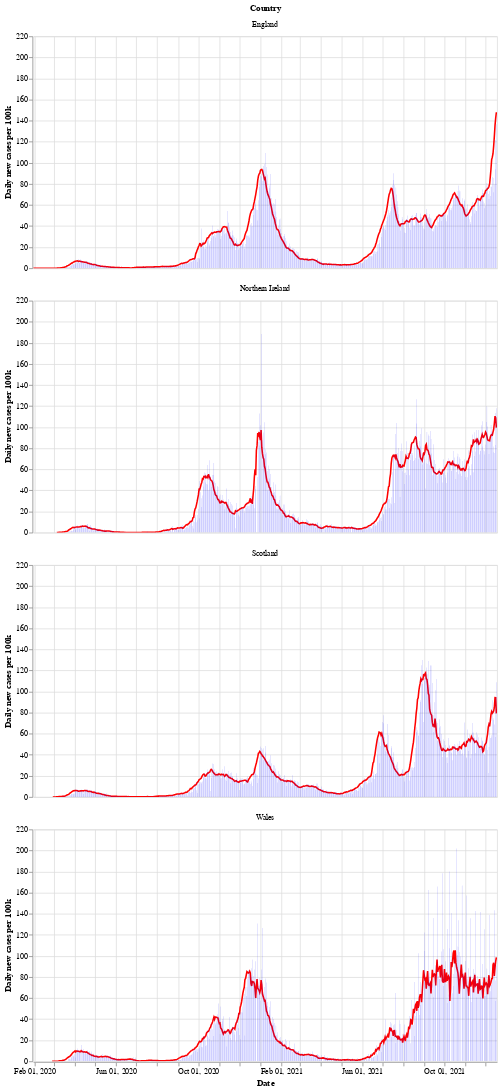

Notebook source saved alongside this figure:
### Markdown cell above
Next is a bar chart of the number of new cases in each country (per 100k population), with the 7 day moving average of cases. Again we see that Wales saw a longer period of raising and falling cases compared to the other countries.

After a period of cases falling, each nation is now seeing a rise in the number of cases - especially in Wales.

### Code cell
# collapse
bars = alt.Chart(uk_cases).mark_bar().encode(
    x=alt.X("yearmonthdate(date):T", axis=alt.Axis(title='Date')),
    y=alt.Y("newCasesRate:Q", axis=alt.Axis(title='Daily new cases per 100k')),
    tooltip='newCasesRate',
    color=alt.condition(
        alt.datum.dailyChange > 0,
        alt.value("orange"),  # The positive color
        alt.value("blue")  # The negative color
    )
).properties(title='New cases per 100k population with rolling 7 day average', width=600).interactive()
line = alt.Chart(uk_cases).mark_line(
    color='red',
    size=2,
).transform_window(
    rolling_mean='mean(newCasesRate)',
    frame=[0, 7],
    groupby=['areaName']
).encode(
    x='yearmonthdate(date):T',
    y='rolling_mean:Q'
)
alt.layer(line, bars, data=uk_cases).facet(alt.Row('areaName', title='Country'), columns=1)

### Figure 1 — Vega-Lite specification as saved in the notebook (floating-point values rounded to 4 significant figures; data arrays with more than 128 entries replaced by an {"elided": "..."} marker saying what was removed)
{"config": {"view": {"continuousWidth": 400, "continuousHeight": 300}}, "data": {"name": "data-63d23c1ace75921ea2a1370c6f3dccaf"}, "facet": {"type": "nominal", "field": "areaName", "title": "Country"}, "spec": {"layer": [{"mark": {"type": "line", "color": "red", "size": 2}, "encoding": {"x": {"type": "temporal", "field": "date", "timeUnit": "yearmonthdate"}, "y": {"type": "quantitative", "field": "rolling_mean"}}, "transform": [{"window": [{"op": "mean", "field": "newCasesRate", "as": "rolling_mean"}], "frame": [0, 7], "groupby": ["areaName"]}]}, {"mark": "bar", "encoding": {"color": {"condition": {"value": "orange", "test": "(datum.dailyChange > 0)"}, "value": "blue"}, "tooltip": {"type": "quantitative", "field": "newCasesRate"}, "x": {"type": "temporal", "axis": {"title": "Date"}, "field": "date", "timeUnit": "yearmonthdate"}, "y": {"type": "quantitative", "axis": {"title": "Daily new cases per 100k"}, "field": "newCasesRate"}}, "selection": {"selector002": {"type": "interval", "bind": "scales", "encodings": ["x", "y"]}}, "title": "New cases per 100k population with rolling 7 day average", "width": 600}]}, "columns": 1, "$schema": "https://vega.github.io/schema/vega-lite/v4.8.1.json", "datasets": {"data-63d23c1ace75921ea2a1370c6f3dccaf": {"elided": "2660 records"}}}
